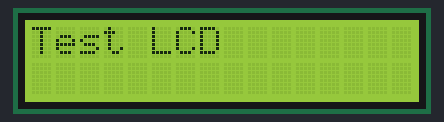
The sketch below on a simulated Arduino Uno, built with avr-gcc and run on an emulated ATmega328P. Shown: 16×2 character LCD.

Above: at 0.1 s.
At 2.1 s:
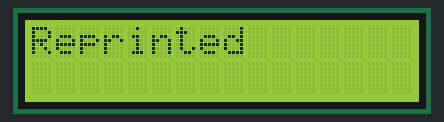
At 4.1 s:
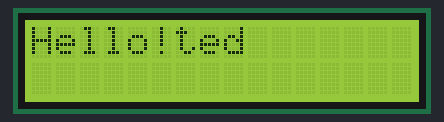

The sketch:

02_clear_home.ino
```cpp
#include <LiquidCrystal.h>
//RS, E, D4, D5, D6, D7
LiquidCrystal lcd(12, 11, 5, 4, 3, 2);

void setup() {
  lcd.begin(16, 2); //16x2 LCD
  lcd.print("Test LCD"); //"Test LCD" basilir
  delay(2000); //2 saniye bekle

  lcd.clear(); //Tum ekrani temizle
  lcd.print("Reprinted"); //"Reprinted" basilir
  delay(2000); //2 saniye bekle

  lcd.home(); //İmleci (0,0)'a alir yani sol ustten baslar.
  lcd.print("Hello!"); //"Hello" basilir

  //Burada "Reprinted" kelimesinin ilk alti harfi "Hello!" yerine degisir ve sonucunda "Hello!ted" cikar
}

void loop() {
  // put your main code here, to run repeatedly:

}
```

Measured:
- what the display in image 1 shows lasts 2.0 s, from 2.1 s to 4.1 s
